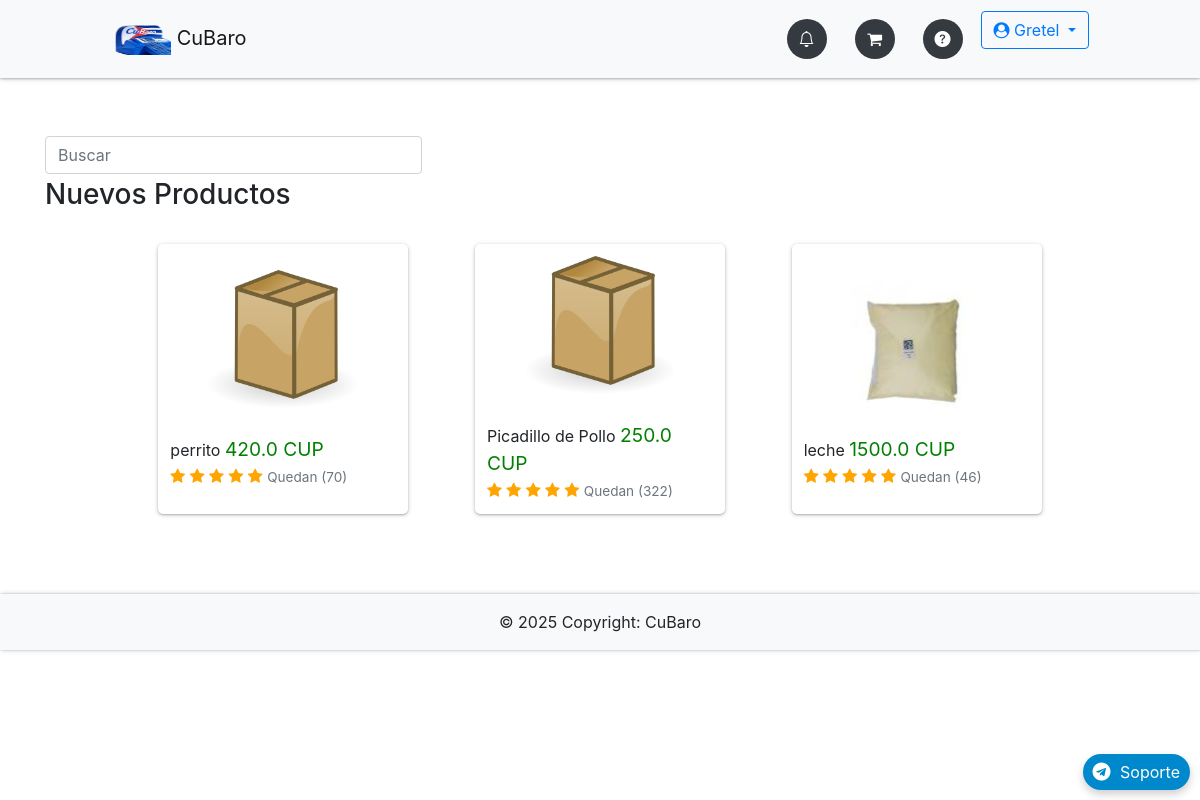
The page / (signed in) on the database its author committed.
### app/db_models.py (models this page shows, shortened)
class User(UserMixin, db.Model):
    __tablename__ = "users"
    id = db.Column(db.Integer, primary_key=True)
    name = db.Column(db.Text, nullable=False)
    email = db.Column(db.String(50), nullable=False, unique=True)
    phone = db.Column(db.String(50), nullable=False)
    password = db.Column(db.String(250), nullable=False)
    admin = db.Column(db.Integer, nullable=False, default=0)
    email_confirmed = db.Column(db.Integer, nullable=False, default=1)
    created_by = db.Column(db.Integer, db.ForeignKey('users.id'), nullable=True)  # ID del creador
    registration_date = db.Column(db.DateTime, default=lambda: datetime.now(timezone.utc))  # Fecha de registro
    membership_expiration = db.Column(db.DateTime, nullable=True)  # Fecha de vencimiento de membresía
    updated_at = db.Column(db.DateTime, default=lambda: datetime.now(timezone.utc))  # Fecha de expiracion de Codigo de recuperacion empleado
    membership_id = db.Column(db.Integer, db.ForeignKey('memberships.id'), nullable=False)  # Relación con membresía
    membership = db.relationship('Membership', backref='users')
    employees = db.relationship('User', backref='creator', remote_side=[id], lazy='select')  # Relación empleados
    cart = db.relationship('Cart', backref='buyer')
    orders = db.relationship("Order", backref='customer', foreign_keys="[Order.uid]")  # Relación con clave foránea especificada
    master_key = db.Column(db.String(100), unique=True)
    def check_membership_status(self):
      if self.membership_expiration:
        now = datetime.now(timezone.utc)
        expiration = self.membership_expiration
        if expiration.tzinfo is None:
            expiration = expiration.replace(tzinfo=timezone.utc)
        return now <= expiration
      self.email_confirmed = 0
      db.session.commit()
      return False

class Item(db.Model):
    __tablename__ = "items"
    id = db.Column(db.Integer, primary_key=True)
    name = db.Column(db.String(100), nullable=False)
    price = db.Column(db.Float, nullable=False)
    category = db.Column(db.Text, nullable=False)
    image = db.Column(db.String(250), nullable=False)
    details = db.Column(db.String(250), nullable=False)
    stock_min = db.Column(db.Integer, default=0)
    costo = db.Column(db.Integer)
    stock = db.Column(db.Integer, default=0)
    created_by = db.Column(db.Integer, db.ForeignKey('users.id'), nullable=False)  # Vincular con el creador
    creator = db.relationship('User', backref='items_created')  # Relación con el usuario que creó el producto
    orders = db.relationship('Ordered_item', backref='item', lazy=True, cascade="all, delete, delete-orphan")
    in_cart = db.relationship("Cart", backref="item", lazy=True, cascade="all, delete, delete-orphan")

### app/__init__.py (the view)
    @app.route("/")
    def home():
        if current_user.is_authenticated:
            if not current_user.check_membership_status():
                return redirect(url_for('membership_plans'))
            if current_user.admin:
                items = Item.query.filter(Item.created_by == current_user.id).all()
            else:
                items = Item.query.filter(Item.created_by == current_user.created_by).all()
            return render_template("home.html", items=items)
        return redirect(url_for('membership_plans'))

### app/templates/home.html (shortened to what this page needs)
{% extends "base.html" %}
{% block content %}
    <h3>Nuevos Productos</h3>
    <br>
    <div class="items">
        {% for item in items %}
        <div class="item{% if item.stock == 0 %} disabled{% endif %}">
            <div class="item-wrapper">
                <div class="img-wrapper">
                    <a href="{{ url_for('item', id=item.id) }}">
                        <img src="{{ item.image }}" class="pic">
                    </a>
                </div>
                {{ item.name }}
                <span class="right-item">{{ item.price }} CUP</span><br>
                <i class="fa fa-star checked"></i>
                <i class="fa fa-star checked"></i>
                <i class="fa fa-star checked"></i>
                <i class="fa fa-star checked"></i>
                <i class="fa fa-star checked"></i>
                <span class="text-muted">Quedan ({{ item.stock }})</span>
            </div>
        </div>
        {% endfor %}
    </div>
{% endblock %}

### app/templates/base.html (shortened to what this page needs)
{% import "bootstrap/wtf.html" as wtf %}
<!DOCTYPE html>
<html lang="en">
<head>
  <link rel="stylesheet" href="https://maxcdn.bootstrapcdn.com/bootstrap/4.0.0/css/bootstrap.min.css"
>
  <link href="https://cdn.jsdelivr.net/gh/gitbrent/bootstrap4-toggle@3.6.1/css/bootstrap4-toggle.min.css"
    rel="stylesheet">
  <link rel="stylesheet" type="text/css" href="{{ url_for('static', filename='styles.css') }}">
  <link rel="stylesheet" href="https://cdnjs.cloudflare.com/ajax/libs/font-awesome/4.7.0/css/font-awesome.min.css">
  <link rel="stylesheet" href="https://cdnjs.cloudflare.com/ajax/libs/animate.css/4.1.1/animate.min.css" />
  <link rel="stylesheet" href="https://cdn.jsdelivr.net/npm/bootstrap-icons@1.11.3/font/bootstrap-icons.min.css">
  <link rel="stylesheet" type="text/css" href="https://cdn.datatables.net/1.13.7/css/jquery.dataTables.min.css">
  <link href="https://cdn.jsdelivr.net/npm/bootstrap-switch-button/css/bootstrap-switch-button.min.css"
    rel="stylesheet">
</head>
<body>
  <nav
    class="navbar navbar-expand-lg {% if request.path.startswith('/admin') %}navbar-dark bg-dark{% else %}navbar-light bg-light{% endif %} fixed-top">
    <div class="container-fluid">
      <a class="navbar-brand" href="{{ url_for('home') }}" data-toggle="tooltip" title="Inicio">
        <img src="{{ url_for('static', filename='img/logoo.png') }}" height="30" width="60" alt="CuBaro Logo"> CuBaro
      </a>
      <ul class="navbar-nav d-flex flex-row ml-auto">
        <div class="d-flex justify-content-center">
          {% if not current_user.is_authenticated %}
          {% if request.path.startswith('/admin') %}
          <li class="nav-item {% if request.endpoint == 'login' %}active{% endif %}">
            <a class="nav-link" href="{{ url_for('login') }}" data-toggle="tooltip" title="Iniciar Sesión">
              <div class="icon-circle">
                <i class="bi bi-box-arrow-in-right"></i>
              </div>
            </a>
          </li>
          {% else %}
          <a class="btn btn-outline-primary mr-2 {% if request.endpoint == 'login' %}active{% endif %}"
            href="{{ url_for('login') }}">Iniciar Sesión</a>
          <a class="btn btn-outline-primary {% if request.endpoint == 'register_admin' %}active{% endif %}"
            href="{{ url_for('register_admin') }}">Registrarse</a>
          {% endif %}
          {% else %}
          <li class="nav-item mr-2 {% if request.endpoint == 'orders' %}active{% endif %}">
            <a class="nav-link" href="{{ url_for('orders') }}" data-toggle="tooltip" title="Órdenes">
              <div class="icon-circle">
                <i class="bi bi-bell"></i>
              </div>
            </a>
          </li>
          {% if request.path.startswith('/admin') %}
          <li class="nav-item mr-2 {% if request.endpoint == 'admin.dashboard' %}active{% endif %}">
            <a class="nav-link" href="{{ url_for('admin.dashboard') }}" data-toggle="tooltip" title="Panel">
              <div class="icon-circle">
                <i class="bi bi-speedometer2"></i>
              </div>
            </a>
          </li>
          <li class="nav-item mr-2 {% if request.endpoint == 'admin.items' %}active{% endif %}">
            <a class="nav-link" href="{{ url_for('admin.items') }}" data-toggle="tooltip" title="Productos">
              <div class="icon-circle">
                <i class="bi bi-bag-fill"></i>
              </div>
            </a>
          </li>
          <li class="nav-item mr-2 {% if request.endpoint == 'admin.statictics' %}active{% endif %}">
            <a class="nav-link" href="{{ url_for('admin.statictics') }}" data-toggle="tooltip" title="Estadísticas">
              <div class="icon-circle">
                <i class="bi bi-graph-up-arrow"></i>
              </div>
            </a>
          </li>
          <li class="nav-item mr-2 {% if request.endpoint == 'admin.configuracion' %}active{% endif %}">
            <a class="nav-link" href="{{ url_for('admin.configuracion') }}" data-toggle="tooltip" title="Configuración">
              <div class="icon-circle">
                <i class="bi bi-sliders"></i>
              </div>
            </a>
          </li>
          <li class="nav-item mr-2">
            <a class="nav-link" data-toggle="modal" data-target="#fullScreenModal" title="Herramientas">
              <div class="icon-circle">
                <i class="bi bi-tools"></i>
              </div>
            </a>
          </li>
          {% else %}
          <li class="nav-item mr-2 {% if request.endpoint == 'cart' %}active{% endif %}">
            <a class="nav-link" href="{{ url_for('cart') }}" data-toggle="tooltip" title="Carrito">
              <div class="icon-circle">
                <i class="fa fa-shopping-cart"></i>
              </div>
            </a>
          </li>
          <li class="nav-item mr-2">
            <a class="nav-link" href="{{ url_for('membership_plans') }}" data-toggle="tooltip" title="FAQ">
              <div class="icon-circle">
                <i class="bi bi-question-circle-fill"></i>
              </div>
            </a>
          </li>
          {% endif %}
          <div class="dropdown ml-auto">
            <a class="btn btn-outline-primary dropdown-toggle" href="#" id="navbarDropdown" role="button"
              data-toggle="dropdown" aria-haspopup="true" aria-expanded="false">
              <i class="fa fa-user-circle"></i> {{ current_user.name }}
            </a>
          </div>
          {% endif %}
        </div>
      </ul>
    </div>
  </nav>
  <div class="container">
    <div class="main">
      {% if request.endpoint == 'home' and not request.path.startswith('/admin') %}
      <form class="form-inline d-flex ml-auto mr-3">
        <input class="form-control" type="search" name="query" id="search-input" placeholder="Buscar" size="30"
          autocomplete="off">
      </form>
      {% endif %}
      {% block content %}{% endblock %}
      <a href="https://t.me/CuBaro_soporte" target="_blank" class="telegram-float">
        <i class="fa fa-telegram fa-2x"></i> Soporte
      </a>
    </div>
  </div>
  <footer class="bg-light text-center text-lg-start">
    <div class="text-center p-3">
      © {{ now.year }} Copyright: CuBaro
    </div>
  </footer>
</body>
</html>

### app/static/styles.css (style rules this page uses)
:root { --white: #eceff3; --primary-blue: #007bff; --dark-bg: #343a40; --error-red: #ff4c4c; --success-green: #00e676; --chart-red: #ff6384; --chart-blue: #36a2eb; --chart-purple: #cc65fe; --chart-yellow: #ffce56; --chart-green: #2ecc71; --telegram-blue: #0088cc; --telegram-hover: #3688b183; --shadow-light: rgba(0, 0, 0, 0.2); --shadow-dark: rgba(0, 0, 0, 0.19); }
body { padding-top: 80px; }
.main { padding: 10vh 0; }
.navbar { padding: 0.7rem 6rem; box-shadow: 0 1px 2px 0 var(--shadow-light), 0 1px 5px 0 var(--shadow-dark); position: fixed; top: 0; z-index: 1050; background-color: var(--dark-bg); width: 100%; }
.navbar-nav { gap: 3px; display: flex; align-items: center; }
.icon-circle { display: flex; align-items: center; justify-content: center; width: 40px; height: 40px; border-radius: 50%; background-color: var(--dark-bg); color: white; margin: 0 2px; transition: background-color 0.3s, color 0.3s; }
footer { box-shadow: 1px 0 2px 0 var(--shadow-light), 1px 0 5px 0 var(--shadow-dark); }
.items { max-width: 900px; margin: 0 auto; display: flex; justify-content: space-around; flex-wrap: wrap; gap: 50px; }
.item { width: 250px; padding: 12px; box-shadow: 0 1px 2px 0 var(--shadow-light), 0 1px 5px 0 var(--shadow-dark); border-radius: 5px; display: flex; flex-direction: column; justify-content: center; transition: box-shadow 0.3s; }
.img-wrapper { display: flex; justify-content: center; margin-bottom: 15px; position: relative; }
.pic { width: 150px; height: 150px; transition: transform 0.3s ease-in-out; cursor: pointer; }
.right-item { float: right; color: green; }
.checked { color: orange; }
.text-muted { font-size: 0.9rem; color: gray; }
.telegram-float { position: fixed; bottom: 20px; right: 20px; background-color: var(--telegram-blue); color: white; padding: 10px 20px; border-radius: 25px; text-decoration: none; box-shadow: 0 4px 8px var(--shadow-light); transition: background-color 0.3s, transform 0.3s ease; z-index: 9999; }
.telegram-float i { margin-right: 5px; }
body { padding-bottom: 70px; padding-top: 56px; overflow-x: hidden; }
@media (min-width: 992px) { .telegram-float { bottom: 10px; right: 10px; padding: 6px 10px; } }
@media (min-width: 992px) { .telegram-float i { font-size: 18px; } }
@media (min-width: 992px) { .right-item { font-size: 1.2rem; float: none; text-align: center; } }
@media (min-width: 992px) { .text-muted { font-size: 0.85rem; } }

### rows shown on the page
User: name "Gretel"
Item: image (placeholder picture), name "perrito", price "420.0", stock "70"
Item: image (placeholder picture), name "Picadillo de Pollo", price "250.0", stock "322"
Item: image (picture), name "leche", price "1500.0", stock "46"
